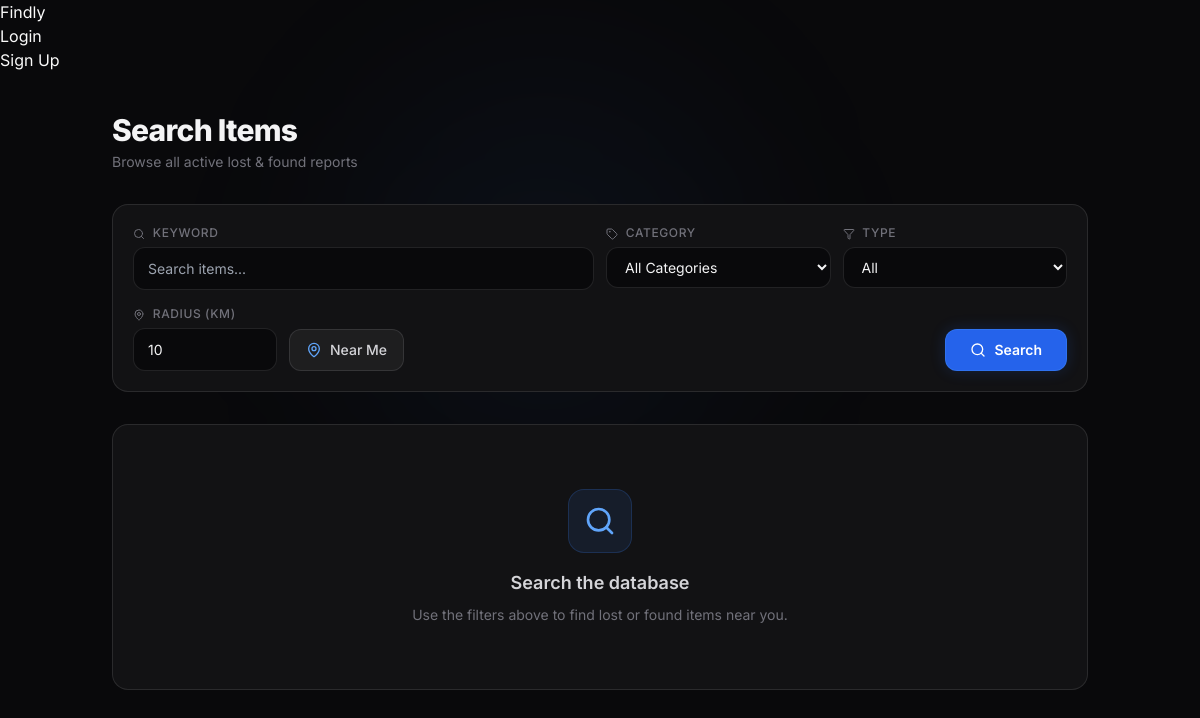
/search/, run on an earlier commit of the app's database.
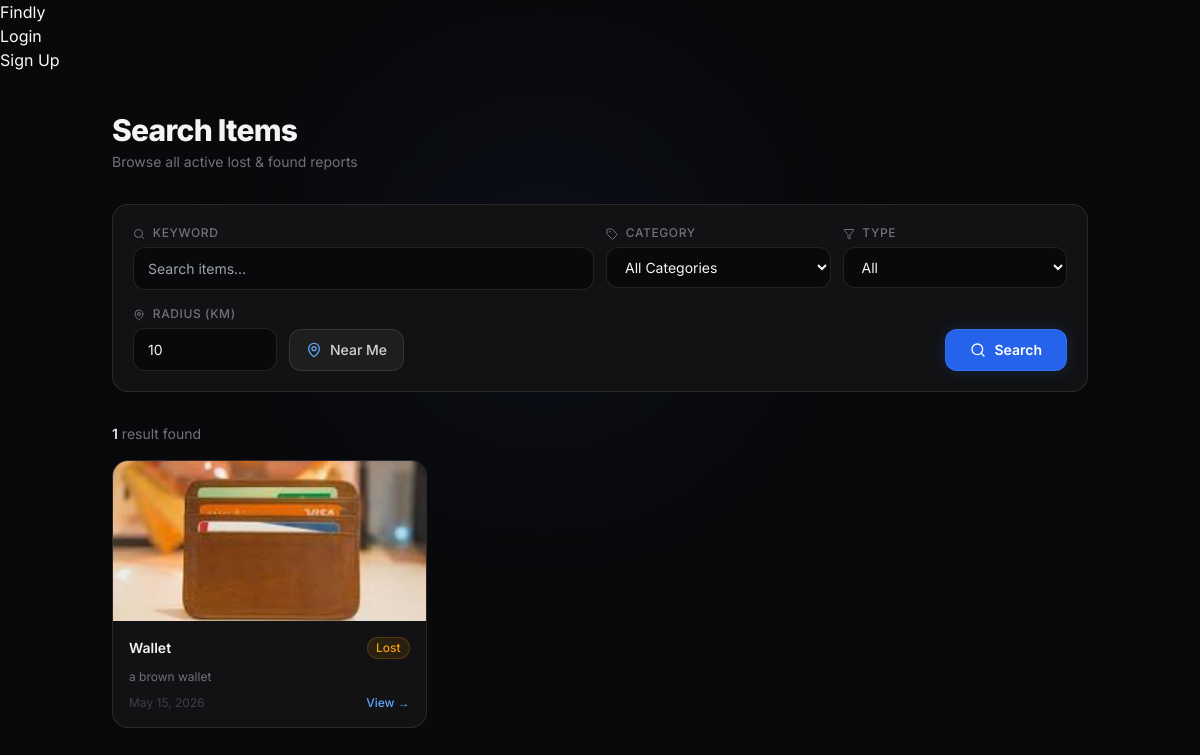
And on a later commit of the database.
### core/models.py (models this page shows, shortened)
class Item(models.Model):
    REPORT_TYPE_CHOICES = [('Lost', 'Lost'), ('Found', 'Found')]
    CATEGORY_CHOICES = [
        ('Electronics', 'Electronics'),
        ('Wallet',      'Wallet'),
        ('Keys',        'Keys'),
        ('Bag',         'Bag'),
        ('Documents',   'Documents'),
        ('Jewellery',   'Jewellery'),
        ('Clothing',    'Clothing'),
        ('Other',       'Other'),
    ]
    STATUS_CHOICES = [
        ('Active',    'Active'),
        ('Matching',  'Matching'),
        ('Recovered', 'Recovered'),
        ('Blocked',   'Blocked'),
        ('UnderReview', 'Under Review'),
    ]
    item_id         = models.UUIDField(primary_key=True, default=uuid.uuid4, editable=False)
    reporter        = models.ForeignKey(User, on_delete=models.CASCADE, related_name='reported_items')
    report_type     = models.CharField(max_length=5,  choices=REPORT_TYPE_CHOICES)
    category        = models.CharField(max_length=20, choices=CATEGORY_CHOICES)
    description     = models.TextField()
    image           = models.ImageField(upload_to='item_images/', blank=True, null=True)
    qr_code_id      = models.CharField(max_length=100, unique=True, blank=True, null=True)
    latitude        = models.DecimalField(max_digits=22, decimal_places=16, default=0)
    longitude       = models.DecimalField(max_digits=22, decimal_places=16, default=0)
    status          = models.CharField(max_length=15, choices=STATUS_CHOICES, default='Active')
    timestamp_event = models.DateTimeField()
    reward_amount   = models.DecimalField(max_digits=8, decimal_places=2, default=0.00)
    created_at      = models.DateTimeField(auto_now_add=True)
    is_sensitive    = models.BooleanField(default=False)
    is_blocked      = models.BooleanField(default=False)
    blocked_reason  = models.CharField(max_length=255, null=True, blank=True)
    blocked_by      = models.ForeignKey(User, on_delete=models.SET_NULL, null=True, blank=True, related_name='blocked_items')
    blocked_at      = models.DateTimeField(null=True, blank=True)
    flagged_by      = models.ManyToManyField(User, blank=True, related_name='flagged_items')
    flag_count      = models.IntegerField(default=0)

### core/views.py (the view, shortened to what this page needs)
# urls.py: path('search/', views.search_items_view, name='search_items'),
def search_items_view(request):
    form  = ItemSearchForm(request.GET or None)
    items = Item.objects.filter(status='Active', is_blocked=False)
    return render(request, 'core/search.html', {'form': form, 'items': items})

### core/forms.py
class ItemSearchForm(forms.Form):
    query       = forms.CharField(
        required=False,
        widget=forms.TextInput(attrs={'class': 'form-control', 'placeholder': 'Search items...'})
    )
    category    = forms.ChoiceField(
        required=False,
        choices=[('', 'All Categories')] + Item.CATEGORY_CHOICES,
        widget=forms.Select(attrs={'class': 'form-select'})
    )
    report_type = forms.ChoiceField(
        required=False,
        choices=[('', 'All'), ('Lost', 'Lost'), ('Found', 'Found')],
        widget=forms.Select(attrs={'class': 'form-select'})
    )
    latitude    = forms.DecimalField(required=False, widget=forms.HiddenInput())
    longitude   = forms.DecimalField(required=False, widget=forms.HiddenInput())
    radius_km   = forms.IntegerField(
        required=False, initial=10,
        widget=forms.NumberInput(attrs={'class': 'form-control', 'placeholder': 'Radius (km)'})
    )

### templates/core/search.html (shortened to what this page needs)
<!DOCTYPE html>
<html lang="en">
<head>
    <script src="https://cdn.tailwindcss.com"></script>
</head>
<body class="bg-[#09090B] text-zinc-50 font-sans antialiased min-h-screen">
{% if request.user.is_authenticated %}
    {% if request.user.role == 'Admin' %}
        {% include 'navbar_admin.html' %}
    {% else %}
        {% include 'navbar_user.html' %}
    {% endif %}
{% else %}
    {% include 'navbar.html' %}
{% endif %}
<main class="max-w-5xl mx-auto px-4 sm:px-6 py-10 relative">
    <div class="mb-8">
        <h1 class="text-3xl font-extrabold tracking-tight text-zinc-100">Search Items</h1>
        <p class="text-zinc-500 text-sm mt-1">Browse all active lost & found reports</p>
    </div>
    <form method="GET" class="bg-[#121214] border border-white/10 rounded-2xl p-5 mb-8">
        <div class="grid grid-cols-1 sm:grid-cols-2 lg:grid-cols-4 gap-3 mb-4">
            <div class="lg:col-span-2">
                <label class="block text-xs font-medium text-zinc-500 uppercase tracking-wider mb-1.5">
                    <i data-lucide="search" class="w-3 h-3 inline mr-1"></i> Keyword
                </label>
                {{ form.query }}
            </div>
            <div>
                <label class="block text-xs font-medium text-zinc-500 uppercase tracking-wider mb-1.5">
                    <i data-lucide="tag" class="w-3 h-3 inline mr-1"></i> Category
                </label>
                {{ form.category }}
            </div>
            <div>
                <label class="block text-xs font-medium text-zinc-500 uppercase tracking-wider mb-1.5">
                    <i data-lucide="filter" class="w-3 h-3 inline mr-1"></i> Type
                </label>
                {{ form.report_type }}
            </div>
        </div>
        <div class="flex flex-col sm:flex-row gap-3 items-start sm:items-end">
            <div class="w-full sm:w-36">
                <label class="block text-xs font-medium text-zinc-500 uppercase tracking-wider mb-1.5">
                    <i data-lucide="map-pin" class="w-3 h-3 inline mr-1"></i> Radius (km)
                </label>
                {{ form.radius_km }}
            </div>
            <button type="button" onclick="getLocation()"
                class="inline-flex items-center gap-2 px-4 py-2.5 rounded-xl border border-white/10 bg-white/5 text-zinc-300 text-sm font-medium hover:bg-white/10 transition-all whitespace-nowrap">
                <i data-lucide="map-pin" class="w-4 h-4 text-blue-400"></i> Near Me
            </button>
            <button type="submit"
                class="ml-auto inline-flex items-center gap-2 px-6 py-2.5 rounded-xl bg-blue-600 hover:bg-blue-500 text-white text-sm font-semibold transition-all shadow-[0_0_15px_rgba(37,99,235,0.2)] border border-blue-500/50">
                <i data-lucide="search" class="w-4 h-4"></i> Search
            </button>
        </div>
    </form>
    {% if items %}
        <div class="flex items-center justify-between mb-4">
            <p class="text-zinc-500 text-sm">
                <span class="text-zinc-200 font-semibold">{{ items|length }}</span>
                result{{ items|length|pluralize }} found
            </p>
        </div>
        <div class="grid grid-cols-1 sm:grid-cols-2 lg:grid-cols-3 gap-4">
            {% for item in items %}
            <a href="{% url 'core:item_detail' item.item_id %}"
                class="bg-[#121214] border border-white/10 rounded-2xl overflow-hidden hover:border-white/25 hover:-translate-y-0.5 transition-all group block">
                {% if item.image %}
                    <img src="{{ item.image.url }}" class="w-full h-40 object-cover"/>
                {% endif %}
                <div class="p-4">
                    <div class="flex items-center justify-between mb-2">
                        <span class="font-semibold text-zinc-100 text-sm">{{ item.category }}</span>
                        {% if item.report_type == 'Lost' %}
                            <span class="px-2 py-0.5 rounded-full text-xs font-medium bg-amber-500/10 text-amber-500 border border-amber-500/20">Lost</span>
                        {% else %}
                            <span class="px-2 py-0.5 rounded-full text-xs font-medium bg-emerald-500/10 text-emerald-500 border border-emerald-500/20">Found</span>
                        {% endif %}
                    </div>
                    <p class="text-zinc-500 text-xs leading-relaxed mb-2">{{ item.description|truncatechars:70 }}</p>
                    <div class="flex items-center justify-between">
                        <p class="text-zinc-700 text-xs">{{ item.created_at|date:"M d, Y" }}</p>
                        <span class="text-xs text-blue-400 group-hover:text-blue-300 transition-colors font-medium">View →</span>
                    </div>
                </div>
            </a>
            {% endfor %}
        </div>
    {% else %}
        <div class="bg-[#121214] border border-white/10 rounded-2xl p-16 text-center">
            <div class="w-16 h-16 rounded-2xl bg-blue-500/10 border border-blue-500/20 flex items-center justify-center mx-auto mb-4">
                <i data-lucide="search" class="w-8 h-8 text-blue-400"></i>
            </div>
            <h3 class="text-lg font-semibold text-zinc-300 mb-2">Search the database</h3>
            <p class="text-zinc-500 text-sm">Use the filters above to find lost or found items near you.</p>
        </div>
    {% endif %}
</main>
</body>
</html>

### templates/navbar.html
<nav class="navbar">
    <div class="logo">
        <a href="/" class="logo-text">Findly</a>
    </div>
    <ul class="nav-links">
        {% if user.is_authenticated %}
            {% if user.role == "Admin" %}
                <li><a href="{% url 'found:admin_dashboard' %}">Dashboard</a></li>
                <li><a href="#">Manage Users</a></li>
                <li><a href="#">Reports</a></li>
                <li><a href="#">Analytics</a></li>
            {% elif user.role == "Owner" %}
                <li><a href="#">My Lost Items</a></li>
                <li><a href="#">Report Lost</a></li>
                <li><a href="#">Notifications</a></li>
            {% elif user.role == "Finder" %}
                <li><a href="#">Found Items</a></li>
                <li><a href="#">Report Found</a></li>
                <li><a href="#">Messages</a></li>
            {% endif %}
            <li><a href="/logout/">Logout</a></li>
        {% else %}
            <li><a href="/login/">Login</a></li>
            <li><a href="{% url 'owner_signup' %}" class="signup-btn">Sign Up</a></li>
        {% endif %}
    </ul>
</nav>

### templates/core/search.html (style rules this page uses)
select, input[type="text"], input[type="number"] { width: 100%; padding: 10px 14px; background: #09090B; border: 1px solid rgba(255,255,255,0.1); border-radius: 12px; color: #f4f4f5; font-size: 14px; font-family: 'Inter', sans-serif; transition: all 0.2s; outline: none; }
select option { background: #18181B; }

What changed in the data, as far as the page shows it:
added Item: image (picture), category "Wallet", report_type "Lost", description "a brown wallet", created_at "May 15, 2026"
Also different on the page:
{{ items|length }}: (not shown) → "1"
text no longer shown: "Search the database Use the filters above to find lost or found items near you."
text now shown: "result found"
